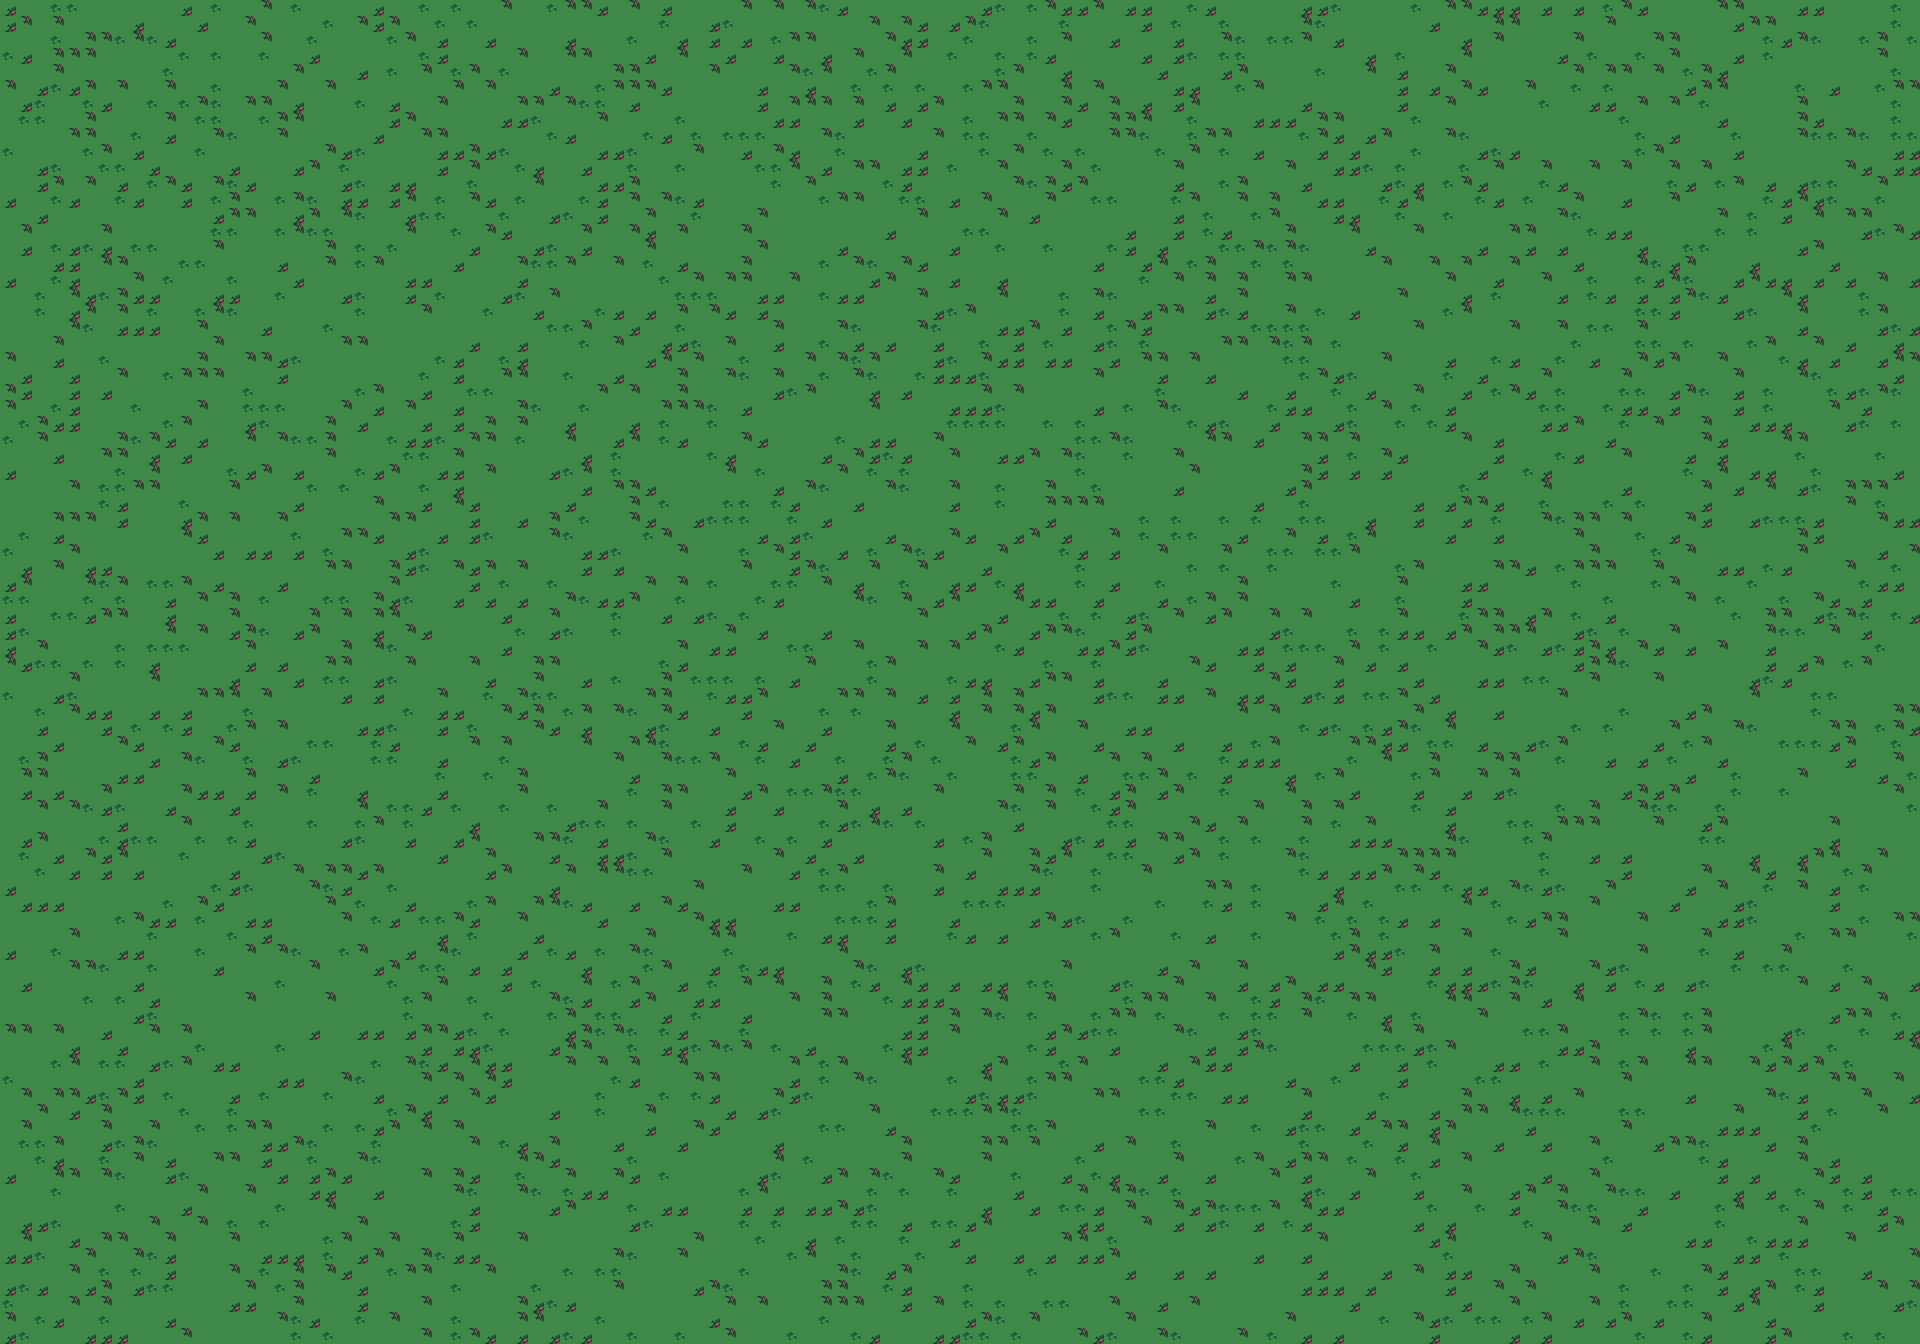

Rendered tile map (Tiled .tmx) drawn with the repository's tilesets; below, a short description and the map source with its tile grids summarised:
An orthogonal 120x84 tile map with 16x16 px tiles, 5 tile layers (01_Ground, 02_Detail, 03_Structures, 04_Props, ...), 2 tilesets and 22 objects (4x enemy, 2x player, west_wall, north_wall, old_oak, ...).

<map version="1.10" tiledversion="1.12.1" orientation="orthogonal" renderorder="right-down" width="120" height="84" tilewidth="16" tileheight="16" infinite="0" nextlayerid="12" nextobjectid="31">
 <properties>
  <property name="groundStyle" value="meadow" />
 </properties>
 <tileset firstgid="1" source="tileset.tsx" />
 <tileset firstgid="91" source="objects.tsx" />
 <layer id="7" name="01_Ground" width="120" height="84">
  <data>[10080 cells, 10080 non-empty, 4 distinct tile ids]</data>
 </layer>
 <layer id="8" name="02_Detail" width="120" height="84"><data>[10080 cells, 0 non-empty, 0 distinct tile ids]</data></layer><layer id="9" name="03_Structures" width="120" height="84"><data>[10080 cells, 0 non-empty, 0 distinct tile ids]</data></layer><layer id="10" name="04_Props" width="120" height="84"><data>[10080 cells, 0 non-empty, 0 distinct tile ids]</data></layer><layer id="11" name="05_Foreground" width="120" height="84"><data>[10080 cells, 0 non-empty, 0 distinct tile ids]</data></layer><objectgroup id="1" name="features">
  <object id="1" name="west_wall" x="0" y="0" width="180" height="1344">
   <properties>
    <property name="kind" value="cliff" />
   </properties>
  </object>
  <object id="2" name="north_wall" x="0" y="0" width="1920" height="140">
   <properties>
    <property name="kind" value="cliff" />
   </properties>
  </object>
  <object id="3" name="old_oak" x="720" y="430" width="280" height="280">
   <properties>
    <property name="kind" value="tree" />
    <property name="label" value="Hollow Oak" />
   </properties>
  </object>
  <object id="4" name="mushroom_grotto_wall" x="1380" y="340" width="240" height="220">
   <properties>
    <property name="kind" value="grove" />
    <property name="label" value="Mushroom Grotto" />
   </properties>
  </object>
  <object id="19" name="glade_seal" x="1080" y="732" width="96" height="72">
   <properties>
    <property name="kind" value="brush" />
    <property name="label" value="Moonlit Bramble" />
    <property name="interactionType" value="scan_hidden_path" />
    <property name="completionWorldFlag" value="frontier.forest_hidden_glade_open" />
    <property name="interactionMessage" value="A scan trace maps the root lattice and opens a hidden glade beyond the brambles." />
    <property name="blockedMessage" value="The roots braid together like a living maze. A scan-capable frame could trace a path through." />
    <property name="blocksMovement" value="true" />
   </properties>
  </object>
 </objectgroup>
 <objectgroup id="2" name="collisions">
  <object id="5" x="0" y="0" width="180" height="1344" />
  <object id="6" x="0" y="0" width="1920" height="140" />
  <object id="7" x="0" y="1284" width="1920" height="60" />
  <object id="8" x="1860" y="0" width="60" height="1344" />
  <object id="9" x="720" y="430" width="280" height="280" />
  <object id="10" x="1380" y="340" width="240" height="220" />
 </objectgroup>
 <objectgroup id="3" name="spawn_points">
  <object id="11" name="from_verdant" type="player" x="260" y="924">
   <properties>
    <property name="spawnId" value="from_verdant" />
   </properties>
  </object>
  <object id="21" name="from_frozen" type="player" x="1640" y="250">
   <properties>
    <property name="spawnId" value="from_frozen" />
   </properties>
  </object>
  <object id="12" name="enemy_1" type="enemy" x="520" y="864" />
  <object id="13" name="enemy_2" type="enemy" x="1160" y="754" />
  <object id="14" name="enemy_3" type="enemy" x="1380" y="540" />
  <object id="15" name="enemy_4" type="enemy" x="1660" y="414" />
 </objectgroup>
 <objectgroup id="4" name="doors">
  <object id="16" name="verdant_fields_exit" x="180" y="892" width="72" height="72">
   <properties>
    <property name="label" value="Verdant Fields" />
    <property name="targetZone" value="verdant_fields" />
    <property name="targetSpawn" value="from_forest" />
   </properties>
  </object>
  <object id="22" name="frozen_vale_pass" x="1620" y="220" width="72" height="72">
   <properties>
    <property name="label" value="Frozen Vale" />
    <property name="targetZone" value="frozen_vale" />
    <property name="targetSpawn" value="from_forest" />
    <property name="lockMessage" value="The air ahead turns sharply cold. Stronger frames will fare better on the vale pass." />
   </properties>
  </object>
 </objectgroup>
 <objectgroup id="5" name="npcs">
  <object id="17" name="scout" x="430" y="674">
   <properties>
    <property name="npcId" value="forest_ranger" />
    <property name="displayName" value="Ranger Pell" />
   </properties>
  </object>
 </objectgroup>
 <objectgroup id="6" name="chests">
  <object id="18" name="grotto_cache" x="1540" y="584">
   <properties>
    <property name="gold" value="30" />
    <property name="potions" value="1" />
    <property name="recruitEventId" value="scout_mk2_join" />
    <property name="message" value="The Mushroom Grotto hides a buried scout frame under the roots and spores." />
   </properties>
  </object>
  <object id="20" name="hidden_glade_cache" x="1220" y="754">
   <properties>
    <property name="gold" value="45" />
    <property name="potions" value="1" />
    <property name="hiddenUntilFlag" value="frontier.forest_hidden_glade_open" />
    <property name="message" value="The moonlit glade holds untouched survey notes and a crate of overgrown salvage." />
   </properties>
  </object>
 </objectgroup>
</map>
